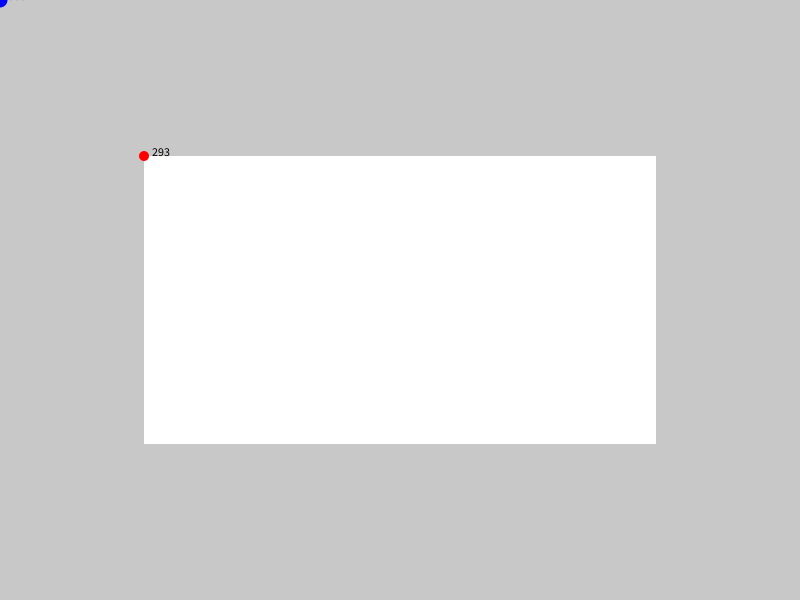
Frame 1 (no input)
Frame 60 (the mouse pressed at the canvas centre just before this capture): identical to frame 1, image omitted
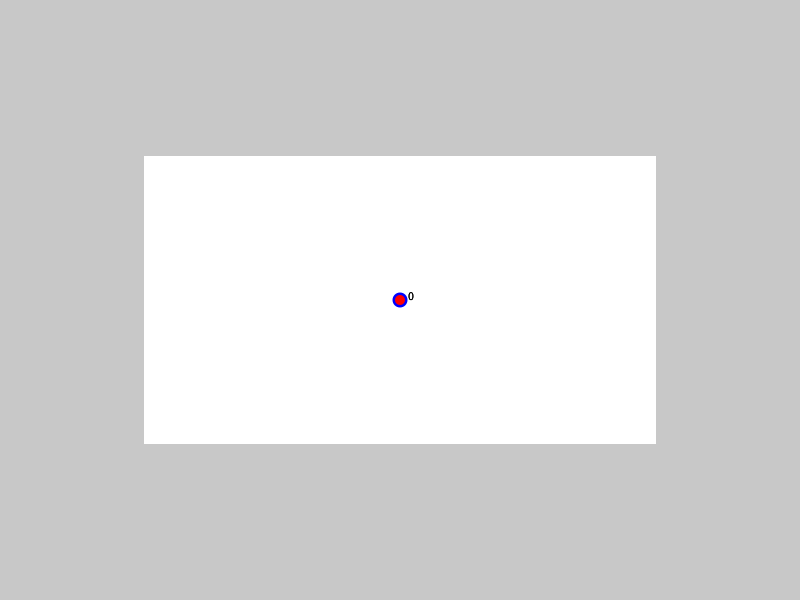
Frame 120 (the mouse held since frame 60 and released just before this capture)

The Processing sketch that drew these frames (run headless with seeded random() and noise(); from frame 60 on, the mouse is pressed at the canvas centre):

// Processing sketch: Tarefa_8_de_mami
// ── Tarefa_8_de_mami.pde

void setup(){  
size(800,600); 
}

void draw(){
//Variáveis para a posição do círculo, e cálculo de distância
float mx = map (mouseX,0,800,0,512);
float my = map (mouseY,0,600,0,288);
float dm = dist(mouseX,mouseY,400,300);
float dc = dist(mx+144,my+156,400,300);

//Configuração de Tela
background(200);
fill(255);
noStroke();
rect(144,156,512,288);

//Impressão dos valores de mx e my para teste
println(mouseX,mx);
println(mouseY,my);

//Círculos parametrizados, azul e vermelho.

fill(0,0,255);
ellipse(mouseX,mouseY,15,15);
fill(255,0,0);
ellipse(mx+144,my+156,10,10);

//Textos da esfera azul e vermelha.
fill(0);
text(int(dm),8+mouseX,mouseY);
text(int(dc),8+144+mx,156+my);

}
